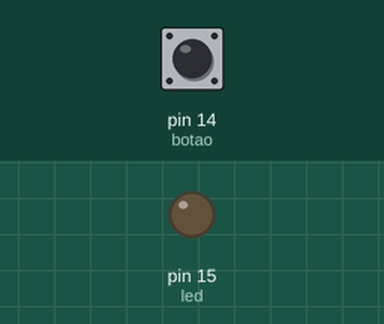
Recording of a program running on a simulated MicroPython board. Parts: output pins drawn as LEDs (lit = HIGH). Inputs (shaded band) come from the test bench; at power-on: pin 14 (botao) LOW.

Above: at 1.2 s.
1.3 s: pin 14 (botao) pulled HIGH for 0.25 s
At 2.3 s:
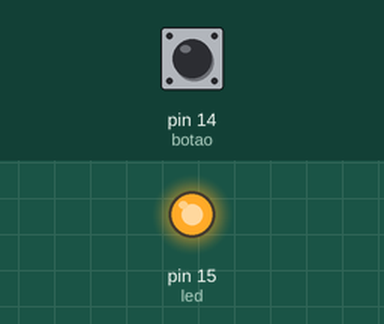
3.0 s: pin 14 (botao) pulled HIGH for 1 s
At 3.5 s:
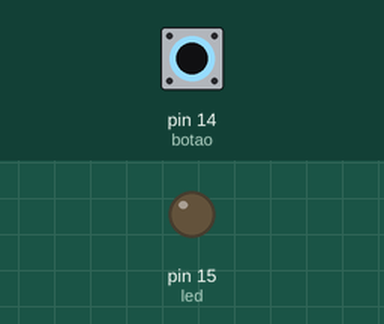
5.5 s: pin 14 (botao) pulled HIGH for 3.2 s
At 6.7 s:
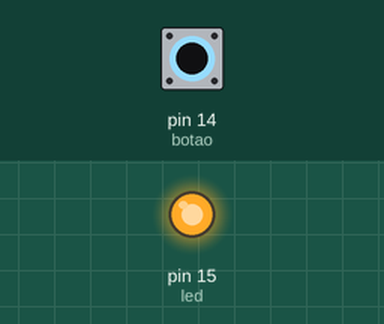
Timing chart, 0 to 8.5 s (numbered marks = the images above; inputs shaded):
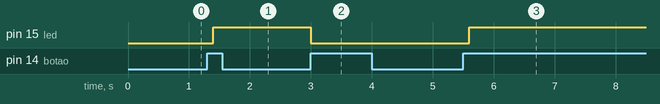

The program:

05_botao_led_estado.py
```python
#
# Oficina de Computação Física
# Prof. Peter Jandl Jr
#
# 05_botao_led_estado.py
# Um botão, com manutenção de estado, para acionamento do
# led externo.
#
from machine import Pin
from time import sleep

# saída conectada ao led externo
led = Pin(15, Pin.OUT)
# entrada conectada à chave táctil
botao = Pin(14, Pin.IN)

estado = 0
ultimo = 0
try:
    while True:
        valor = botao.value()
        if valor == 1 and ultimo == 0:
            estado = not estado
            led.value(estado)
        ultimo = valor
        sleep(0.2)
except KeyboardInterrupt:
    led.value(0)
    print('Programa finalizado')
```

Measured:
- after the input at 1.3 s, pin 15 (led): LOW → HIGH after 0.10 s
- after the input at 3.0 s, pin 15 (led): HIGH → LOW at once
- after the input at 5.5 s, pin 15 (led): LOW → HIGH after 0.10 s
